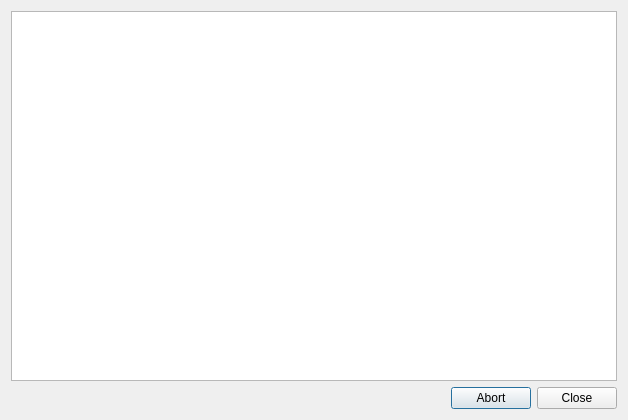
<?xml version="1.0" encoding="UTF-8"?>
<ui version="4.0">
 <class>MapThemeDownloadDialog</class>
 <widget class="QDialog" name="MapThemeDownloadDialog">
  <property name="geometry">
   <rect>
    <x>0</x>
    <y>0</y>
    <width>628</width>
    <height>420</height>
   </rect>
  </property>
  <property name="windowTitle">
   <string>Marble - Install Maps</string>
  </property>
  <layout class="QVBoxLayout" name="verticalLayout">
   <item>
    <widget class="QListView" name="listView"/>
   </item>
   <item>
    <widget class="QDialogButtonBox" name="buttonBox">
     <property name="orientation">
      <enum>Qt::Horizontal</enum>
     </property>
     <property name="standardButtons">
      <set>QDialogButtonBox::Abort|QDialogButtonBox::Close</set>
     </property>
    </widget>
   </item>
  </layout>
 </widget>
 <resources/>
 <connections>
  <connection>
   <sender>buttonBox</sender>
   <signal>rejected()</signal>
   <receiver>MapThemeDownloadDialog</receiver>
   <slot>reject()</slot>
   <hints>
    <hint type="sourcelabel">
     <x>316</x>
     <y>260</y>
    </hint>
    <hint type="destinationlabel">
     <x>286</x>
     <y>274</y>
    </hint>
   </hints>
  </connection>
  <connection>
   <sender>buttonBox</sender>
   <signal>accepted()</signal>
   <receiver>MapThemeDownloadDialog</receiver>
   <slot>accept()</slot>
   <hints>
    <hint type="sourcelabel">
     <x>248</x>
     <y>254</y>
    </hint>
    <hint type="destinationlabel">
     <x>157</x>
     <y>274</y>
    </hint>
   </hints>
  </connection>
 </connections>
</ui>
